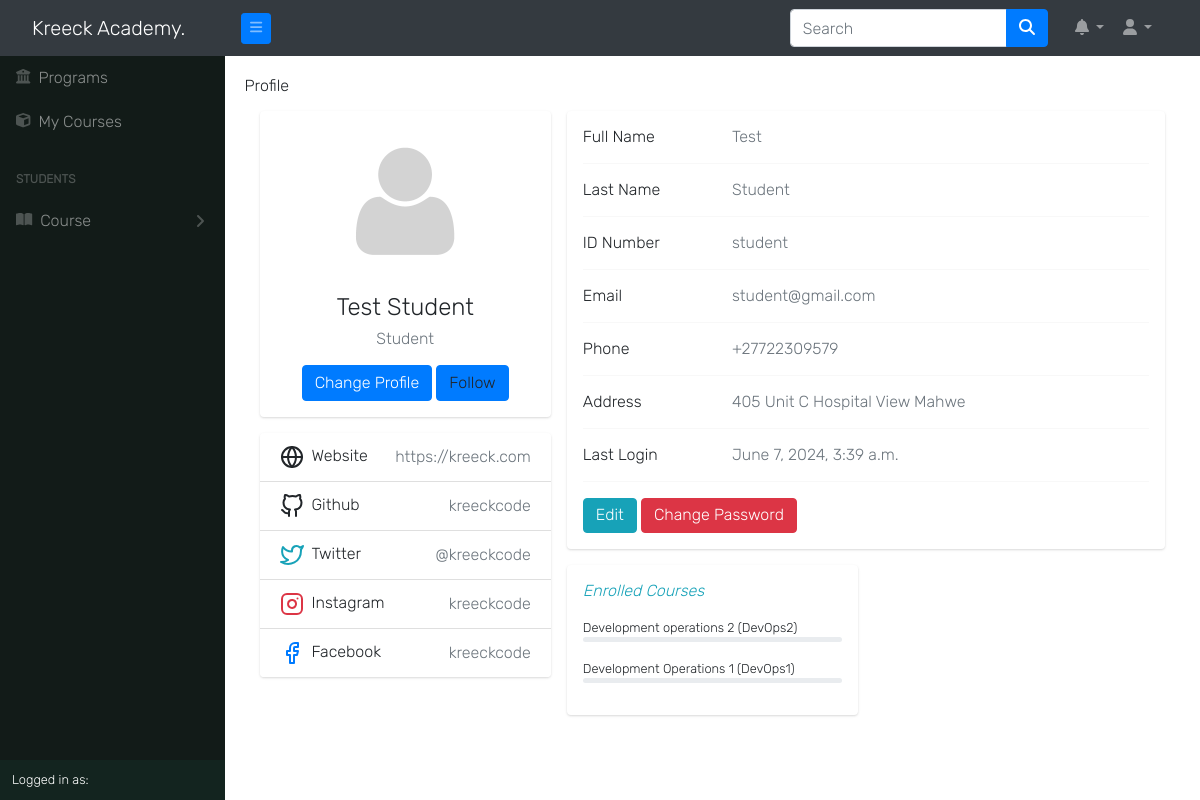
The page /auth/profile/ (signed in) on the database as committed earlier.
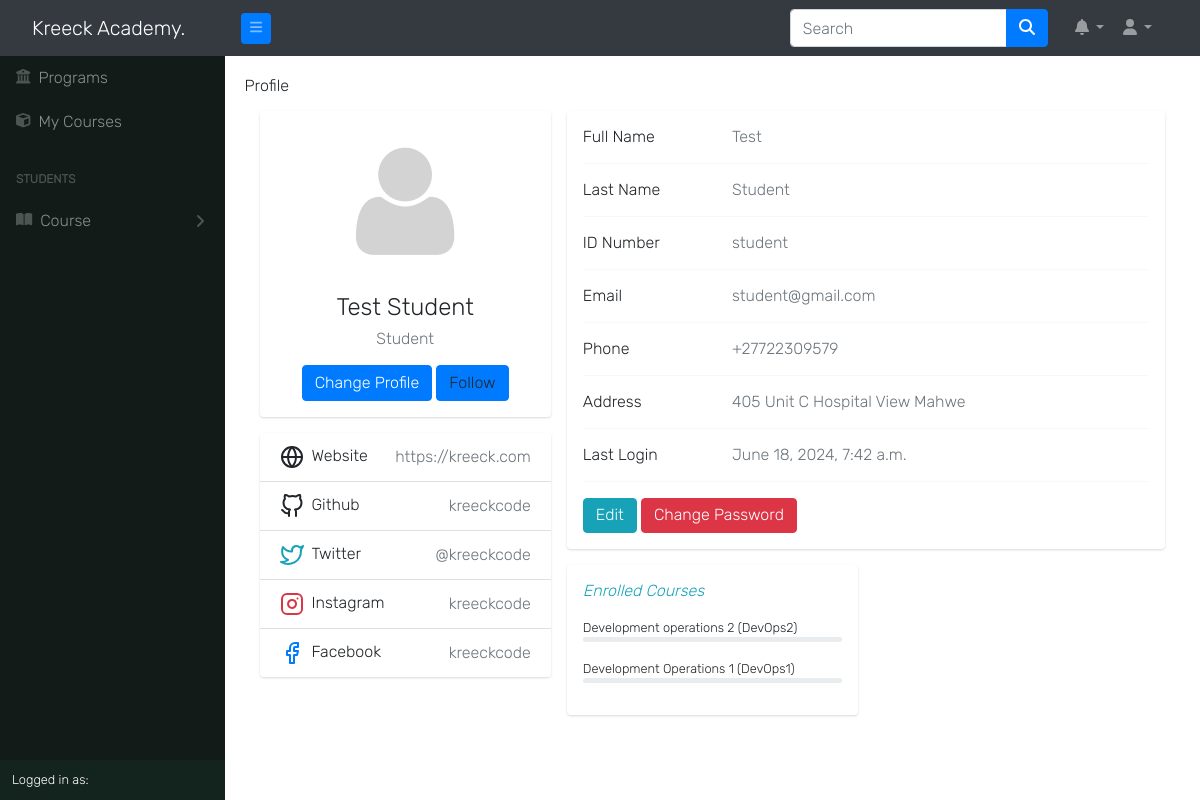
The same page on the database as committed later.
### accounts/models.py (models this page shows, shortened)
class User(AbstractUser):
    is_student = models.BooleanField(default=False)
    is_lecturer = models.BooleanField(default=False)
    is_parent = models.BooleanField(default=False)
    is_dep_head = models.BooleanField(default=False)
    phone = models.CharField(max_length=60, blank=True, null=True)
    address = models.CharField(max_length=60, blank=True, null=True)
    picture = models.ImageField(upload_to='profile_pictures/%y/%m/%d/', default='default.png', null=True)
    email = models.EmailField(blank=True, null=True)
    username_validator = ASCIIUsernameValidator()
    objects = UserManager()
    @property
    def get_full_name(self):
        full_name = self.username
        if self.first_name and self.last_name:
            full_name = self.first_name + " " + self.last_name
        return full_name
    @property
    def get_user_role(self):
        if self.is_superuser:
            return "Admin"
        elif self.is_student:
            return "Student"
        elif self.is_lecturer:
            return "Lecturer"
        elif self.is_parent:
            return "Parent"

### accounts/views.py (the view, shortened to what this page needs)
# urls.py: path('profile/', profile, name='profile'),
@cache_control(no_cache=True, must_revalidate=True, no_store=True)
@login_required
def profile(request):
    try:
        current_session = get_object_or_404(Session, is_current_session=True)
        current_semester = get_object_or_404(Semester, is_current_semester=True, session=current_session)
    except Semester.MultipleObjectsReturned and Semester.DoesNotExist and Session.DoesNotExist:
        raise Http404
    if request.user.is_lecturer:
        courses = Course.objects.filter(allocated_course__lecturer__pk=request.user.id).filter(
            semester=current_semester)
        return render(request, 'accounts/profile.html', {
            'title': request.user.get_full_name,
            "courses": courses,
            'current_session': current_session,
            'current_semester': current_semester,
        })
    elif request.user.is_student:
        level = Student.objects.get(student__pk=request.user.id)
        try:
            parent = Parent.objects.get(student=level)
        except:
            parent = "no parent set"
        courses = TakenCourse.objects.filter(student__student__id=request.user.id, course__level=level.level)
        context = {
            'title': request.user.get_full_name,
            'parent': parent,
            'courses': courses,
            'level': level,
            'current_session': current_session,
            'current_semester': current_semester,
        }
        return render(request, 'profile/profile.html', context)

### result/models.py (called while the page is built)
    def __str__(self):
        return "{0} ({1})".format(self.course.title, self.course.code)

### templates/profile/profile.html (shortened to what the changed rows need)
{% extends 'base.html' %}
{% load static %}
{% load i18n %}
{% block content %}
    <link rel="stylesheet" href="/static/css/bootstrap.css">
        <div class="main-body">
              <div class="row gutters-sm">
                <div class="col-md-4 mb-3">
                  <div class="card">
                    <div class="card-body">
                      {% if request.user.is_authenticated %}
                      <div class="d-flex flex-column align-items-center text-center">
                        <img src="{{ user.picture.url }}" alt="Admin" class="rounded-circle" width="150"  onload="cacheProfilePicture(this);">
                        <div class="mt-3">
                          <h4>{{ user.get_full_name|title }}</h4>
                          <p class="text-secondary mb-1">{{ user.get_user_role }}</p>
                          <a class="btn btn-primary" href="{% url 'edit_profile' %}">Change Profile</a>
                          <a class="btn btn-primary" >Follow</a>
                        </div>
                      </div>
                      {% endif %}
                    </div>
                  </div>
                </div>
                <div class="col-md-8">
                  <div class="card mb-3">
                    <div class="card-body">
                      <div class="row">
                        <div class="col-sm-3">
                          <h6 class="mb-0">Full Name</h6>
                        </div>
                        <div class="col-sm-9 text-secondary">
                          {{ user.first_name|title }}
                        </div>
                      </div>
                      <div class="row">
                        <div class="col-sm-3">
                          <h6 class="mb-0">Last Name</h6>
                        </div>
                        <div class="col-sm-9 text-secondary">
                          {{ user.last_name|title }}
                        </div>
                      </div>
                      <div class="row">
                        <div class="col-sm-3">
                          <h6 class="mb-0">ID Number</h6>
                        </div>
                        <div class="col-sm-9 text-secondary">
                          {{ user.username }}
                        </div>
                      </div>
                      <div class="row">
                        <div class="col-sm-3">
                          <h6 class="mb-0">Email</h6>
                        </div>
                        <div class="col-sm-9 text-secondary">
                          {{ user.email }}
                        </div>
                      </div>
                      <div class="row">
                        <div class="col-sm-3">
                          <h6 class="mb-0">Phone</h6>
                        </div>
                        <div class="col-sm-9 text-secondary">
                          {{ user.phone }}
                        </div>
                      </div>
                      <div class="row">
                        <div class="col-sm-3">
                          <h6 class="mb-0">Address</h6>
                        </div>
                        <div class="col-sm-9 text-secondary">
                          {{ user.address }}
                        </div>
                      </div>
                      <div class="row">
                        <div class="col-sm-3">
                          <h6 class="mb-0">Last Login</h6>
                        </div>
                        <div class="col-sm-9 text-secondary">
                          {{ user.last_login }}
                        </div>
                      </div>
                    </div>
                  </div>
                </div>
              </div>
            </div>
        </div>
        {% endblock content %}

Rows that differ between the two databases and show on the page:
changed User "Test Student": last_login "June 7, 2024, 3:39 a.m." → "June 18, 2024, 7:42 a.m."
